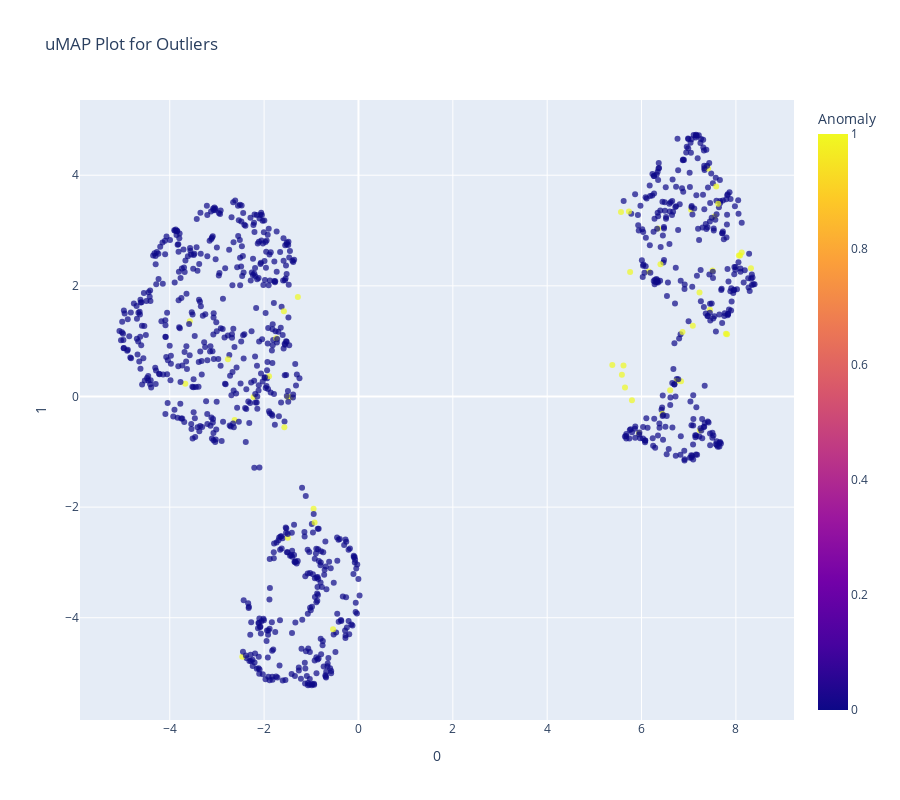

Source (notebook cell):
### Code cell
plot_model(iforest, plot = 'umap')

### Figure 1 — Plotly figure (JSON) as saved in the notebook; plotly's stock layout.template omitted (floating-point values rounded to 4 significant figures; data arrays with more than 128 entries replaced by an {"elided": "..."} marker saying what was removed)
{"data": [{"customdata": {"elided": "1000x1 float values"}, "hoverlabel": {"namelength": 0}, "hovertemplate": "0=%{x}<br>1=%{y}<br>Feature=%{customdata[0]}<br>Anomaly=%{marker.color}", "legendgroup": "", "marker": {"color": {"elided": "1000 int values"}, "coloraxis": "coloraxis", "opacity": 0.7, "symbol": "circle"}, "mode": "markers", "name": "", "showlegend": false, "type": "scatter", "x": {"elided": "1000 float values"}, "xaxis": "x", "y": {"elided": "1000 float values"}, "yaxis": "y"}], "layout": {"coloraxis": {"colorbar": {"title": {"text": "Anomaly"}}, "colorscale": [[0, "#0d0887"], [0.1111, "#46039f"], [0.2222, "#7201a8"], [0.3333, "#9c179e"], [0.4444, "#bd3786"], [0.5556, "#d8576b"], [0.6667, "#ed7953"], [0.7778, "#fb9f3a"], [0.8889, "#fdca26"], [1, "#f0f921"]]}, "height": 800, "legend": {"tracegroupgap": 0}, "title": {"text": "uMAP Plot for Outliers"}, "width": 900, "xaxis": {"anchor": "y", "domain": [0, 1], "title": {"text": "0"}}, "yaxis": {"anchor": "x", "domain": [0, 1], "title": {"text": "1"}}}}
